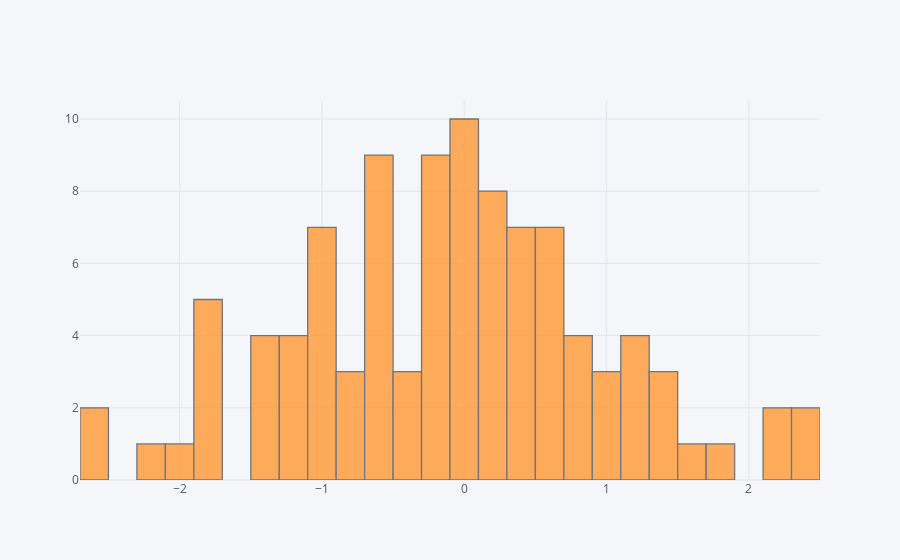

Here is the notebook cell this chart was saved with:
### Markdown cell above
## histogram

### Code cell
df['A'].iplot(kind='hist',bins=25)

### Figure 1 — Plotly figure (JSON) as saved in the notebook; plotly's stock layout.template omitted (floating-point values rounded to 4 significant figures)
{"data": [{"histfunc": "count", "histnorm": "", "marker": {"color": "rgba(255, 153, 51, 1.0)", "line": {"color": "#4D5663", "width": 1.3}}, "name": "A", "nbinsx": 25, "opacity": 0.8, "orientation": "v", "type": "histogram", "uid": "2040f4dc-cb25-475c-b22b-e3a4a262015a", "x": [-0.1239, -1.321, 2.144, -0.9328, 0.4621, -2.275, -1.806, -0.6051, -0.08225, -0.9269, -0.5589, 0.1511, 0.3883, 2.399, -0.2442, 0.0708, 0.2289, 0.789, 0.4955, -0.6101, 0.01924, 0.3521, -0.6597, 0.06639, -1.773, -0.6256, 2.225, 1.431, -0.8221, 0.2589, 1.171, -0.2803, 1.815, -1.091, -1.705, -0.5173, -1.352, -1.471, -1.362, 0.6883, 0.4873, -0.3988, 0.6732, -1.117, -0.9979, 1.032, 0.9787, -0.2153, 0.2557, -0.66, -0.1797, 0.8644, -0.4483, -1.809, -1.295, 1.146, -0.633, 1.25, -1.022, -0.1704, 0.264, 0.03396, 0.0111, 1.404, 0.6723, -0.6262, -0.2766, 0.02535, -0.1841, 0.1201, -1.826, 0.1766, -0.01515, 0.4329, -1.155, -2.559, -0.8126, 0.8414, 0.03863, -2.521, 0.6949, 2.325, -1.068, 0.418, -0.9889, -1.923, -0.09629, -1.106, 0.9285, 0.6117, 1.336, -0.7931, 0.5223, -0.3576, 0.1519, -0.1661, 1.602, 0.6747, 1.126, 0.7238]}], "layout": {"barmode": "overlay", "legend": {"bgcolor": "#F5F6F9", "font": {"color": "#4D5663"}}, "paper_bgcolor": "#F5F6F9", "plot_bgcolor": "#F5F6F9", "title": {"font": {"color": "#4D5663"}}, "xaxis": {"gridcolor": "#E1E5ED", "showgrid": true, "tickfont": {"color": "#4D5663"}, "title": {"font": {"color": "#4D5663"}, "text": ""}, "zerolinecolor": "#E1E5ED"}, "yaxis": {"gridcolor": "#E1E5ED", "showgrid": true, "tickfont": {"color": "#4D5663"}, "title": {"font": {"color": "#4D5663"}, "text": ""}, "zerolinecolor": "#E1E5ED"}}}
